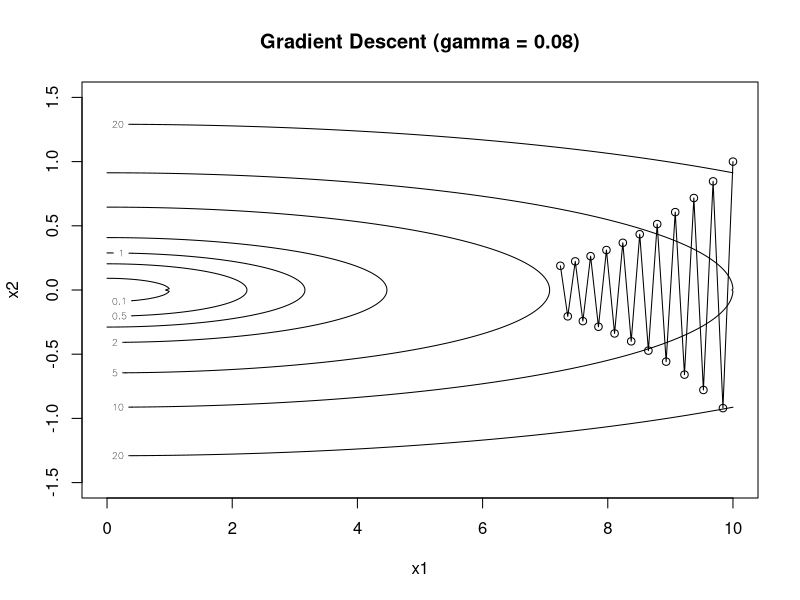
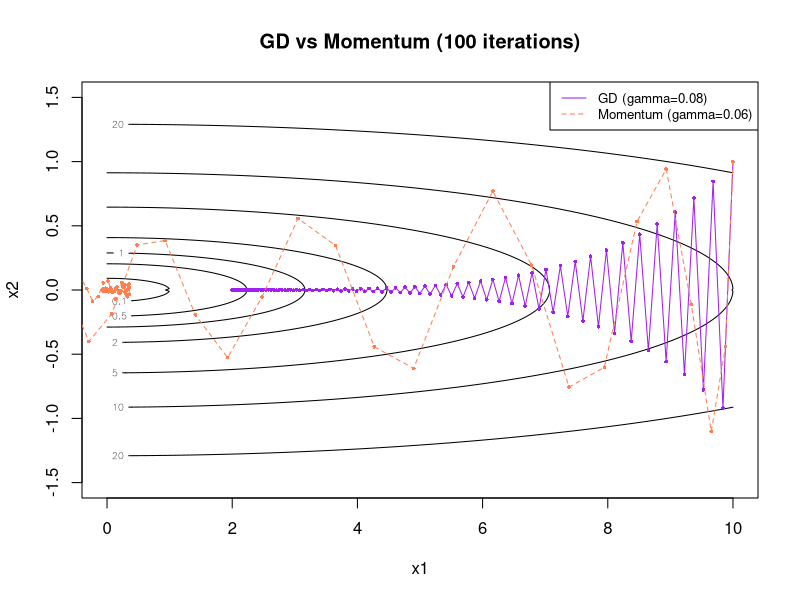

Recreate these plots in R, in order.
# advanced mathematical methods
# sheet 12 exercise 3
# Topics: Gradient Descent, Momentum, quadratic optimization, step size sensitivity

# Given: quadratic function f(x) = 0.5 * x^T A x + b^T x + c
# where A is symmetric positive definite, A in R^(n x n), b in R^n, c in R.
# We want to minimize f over x using gradient descent.

# Task:
# (a) Implement Gradient Descent for a given quadratic f (i.e. given A, b, c),
#     step size gamma, starting point x0, and max iterations N_max.
#     Output: matrix containing all x_k, k = 0, ..., N_max.
#     Hint: First determine the gradient of f using known matrix calculus rules.

# Gradient of f(x) = 0.5 * x^T A x + b^T x + c:
# grad f(x) = x^T A + b^T  (row vector, 1 x n)
# Since A is symmetric: A^T = A, so x^T A^T = x^T A.
# In code we use the transposed (column) form: Ax + b (n x 1).

# Description: Gradient Descent for a quadratic function
#              f(x) = 0.5 * x^T A x + b^T x + c with symmetric positive
#              definite A.
# Arguments:   A     -- numeric matrix (n x n), symmetric positive definite
#              b     -- numeric vector (n)
#              gamma -- numeric scalar, step size
#              x0    -- numeric vector (n), starting point
#              Nmax  -- integer, maximum number of iterations (default 200)
#              tol   -- numeric scalar, convergence tolerance (default 1e-10)
# Returns:     numeric matrix (k+1 x n), rows are iterates x_0, ..., x_k

gd_quadratic <- function(A, b, gamma, x0, Nmax = 200, tol = 1e-10) {

  results <- matrix(
    NA_real_,
    nrow = Nmax + 1,
    ncol = length(x0),
    dimnames = list(NULL, paste0("x", seq_along(x0)))
  )
  results[1, ] <- x0

  for (i in seq_len(Nmax)) {
    xk <- results[i, ]
    xk_next <- xk - gamma * (c(A %*% xk) + b)
    results[i + 1, ] <- xk_next
    if (sqrt(sum((xk - xk_next) ^ 2)) < tol) {
      cat(sprintf("Gradient Descent converged after %d iterations.\n", i))
      results <- results[1:(i + 1), ]
      break
    }
  }

  rownames(results) <- paste0("x_", 0:(nrow(results) - 1))
  return(results)
}

# (b) Apply Gradient Descent with:
#     A = matrix(c(1/5, 0, 0, 24), nrow = 2), b = c(0, 0), c = 0,
#     gamma = 0.08, x0 = c(10, 1), N_max = 20.
#     What convergence behavior (typical for GD) can be observed?
#     What happens with gamma = 0.1?

A <- matrix(c(1/5, 0, 0, 24), nrow = 2)
b <- c(0, 0)
gamma <- 0.08
x0 <- c(10, 1)
Nmax <- 20
tol <- 0

gd_quadratic(A, b, gamma, x0, Nmax, tol)

# for gamma = 0.08
# x_20  7.242725  0.1886933
# for gamma = 0.10
# x_20  6.676080  836.682554 (Divergence!)

# --- Contour plot for gamma = 0.08 ---
f <- function(x1, x2) 0.5 * (A[1,1] * x1 ^ 2 + A[2,2] * x2 ^ 2)

x1_grid <- seq(0, 10, 0.1)
x2_grid <- seq(-1.5, 1.5, 0.01)
z <- outer(x1_grid, x2_grid, f)

gd_08 <- gd_quadratic(A, b, gamma, x0, Nmax, tol)

contour(x1_grid, x2_grid, z, levels = c(0.1, 0.5, 1, 2, 5, 10, 20),
        xlab = "x1", ylab = "x2", main = "Gradient Descent (gamma = 0.08)")
lines(gd_08[, 1], gd_08[, 2])
points(gd_08[, 1], gd_08[, 2])

# --- Gamma = 0.1: divergence in x2 ---
# Contour plot omitted since x2 explodes to ~800, making visualization impractical.
# The key observation: gamma = 0.1 exceeds the stability threshold 2/lambda_max = 2/24 ≈ 0.083,
# causing divergence in the x2 direction.

# (c) Implement Gradient Descent with Momentum and apply with:
#     same A, b, c, x0, N_max as above, gamma = 0.06, alpha = 0.9.
#     Momentum update:
#       v^(k+1) = alpha * v^(k) - gamma * grad_f(x^(k))
#       x^(k+1) = x^(k) + v^(k+1)

gd_quadr_momentum <- function(A, b, gamma, alpha, x0, Nmax = 200, tol = 1e-10) {

  results <- matrix(
    NA_real_,
    nrow = Nmax + 1,
    ncol = length(x0),
    dimnames = list(NULL, paste0("x", seq_along(x0)))
  )
  results[1, ] <- x0
  vk <- rep(0, length(x0))

  for (i in seq_len(Nmax)) {
    xk <- results[i, ]
    vk_next <- alpha * vk - gamma * (c(A %*% xk) + b)
    xk_next <- xk + vk_next
    results[i + 1, ] <- xk_next
    vk <- vk_next

    if (sqrt(sum((xk - xk_next) ^ 2)) < tol) {
      cat(sprintf("Gradient Descent with momentum converged after %d iterations.\n", i))
      results <- results[1:(i + 1), ]
      break
    }
  }

  rownames(results) <- paste0("x_", 0:(nrow(results) - 1))
  return(results)
}

gd_quadr_momentum(A, b, gamma = 0.06, alpha = 0.9, x0, Nmax = 20, tol = 0)

# x_20  0.07649541 -0.18526128

# --- Contour plot: GD vs Momentum comparison ---
gd_path <- gd_quadratic(A, b, gamma = 0.08, x0, Nmax = 100, tol = 0)
mom_path <- gd_quadr_momentum(A, b, gamma = 0.06, alpha = 0.9, x0, Nmax = 100, tol = 0)

contour(x1_grid, x2_grid, z, levels = c(0.1, 0.5, 1, 2, 5, 10, 20),
        xlab = "x1", ylab = "x2", main = "GD vs Momentum (100 iterations)")
lines(gd_path[, 1], gd_path[, 2], col = "purple")
points(gd_path[, 1], gd_path[, 2], col = "purple", pch = 16, cex = 0.5)
lines(mom_path[, 1], mom_path[, 2], col = "coral", lty = 2)
points(mom_path[, 1], mom_path[, 2], col = "coral", pch = 16, cex = 0.5)
legend("topright", legend = c("GD (gamma=0.08)", "Momentum (gamma=0.06)"),
       col = c("purple", "coral"), lty = c(1, 2), cex = 0.8)
